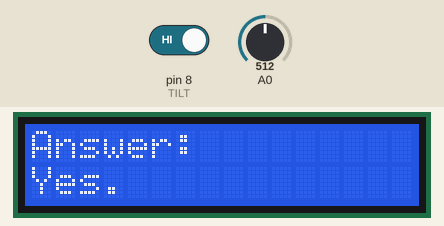
This sketch was run on a simulated Arduino Uno, built with avr-gcc and run on an emulated ATmega328P. Parts: 16×2 character LCD. Inputs (shaded band) come from the test bench; at power-on: A0 = 512, pin 8 (TILT) HIGH. Random numbers use the default seed unless the sketch sets one; what the sketch prints to the serial monitor is not drawn.

Above: at 1.3 s.
1.4 s: A0 set to 0
At 6.3 s:
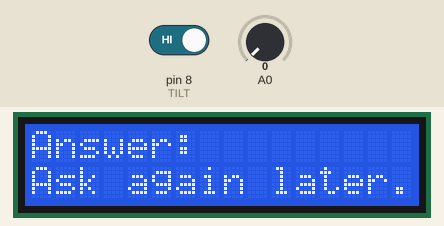
12.8 s: pin 8 (TILT) driven LOW
At 16.9 s:
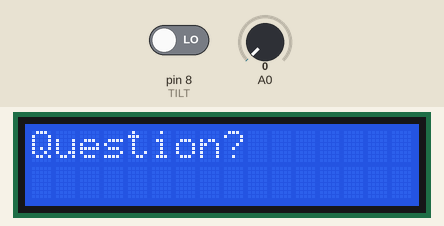
19.3 s: pin 8 (TILT) driven HIGH
At 20.6 s:
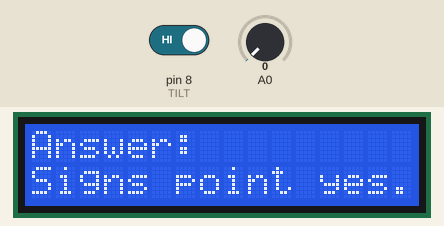
30.8 s: A0 set to 122
At 36.6 s:
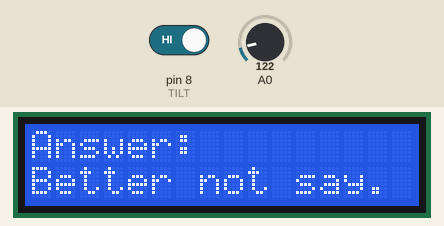
37.5 s: A0 set to 306
At 42.4 s:
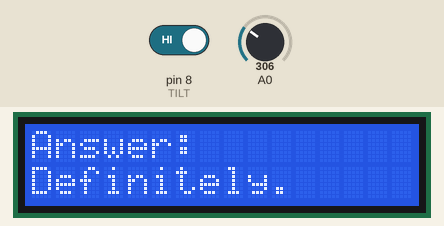
44.0 s: A0 set to 511
At 48.1 s:
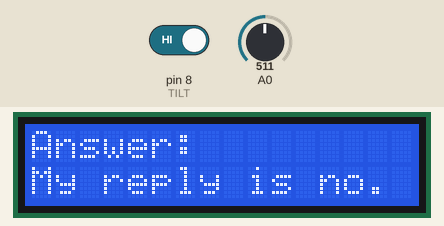
Timing chart, 0 to 49.6 s (numbered marks = the images above; inputs shaded):
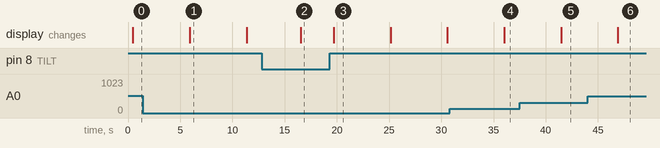

Measured:
- after the input at 1.4 s, the display: changes after 4.5 s (image 1)
- after the input at 19.3 s, the display: changes after 0.39 s (image 3)
- after the input at 37.5 s, the display: changes after 4.0 s (image 5)
- after the input at 44.0 s, the display: changes after 2.9 s (image 6)
- what the display in image 1 shows lasts 5.5 s, from 5.9 s to 11.4 s

The sketch:

open8ball.ino
```cpp
/*

  Magic 8 Ball for i2c LCD
  Requires 16x2 LCD + Tilt switch
  See BOM at https://open8ball.com/build

*/

// pins
#define TILT 8

// LiquidCrystal I2C
#include <Wire.h>
#include <LiquidCrystal_I2C.h>
LiquidCrystal_I2C lcd(0x27,16,2);

// Is the switch on/off
bool switchState = 0;

// Magic 8 Ball Responses
String responses[][2] = {
//......1234567890123456
  {"2","It is certain.  "},
  {"2","Decidedly so.   "},
  {"2","Without a doubt."},
  {"2","Definitely.     "},
  {"2","Rely on it.     "},
  {"2","As I see it, yes"},
  {"2","Most likely.    "},
  {"2","Outlook good.   "},
  {"2","Yes.            "},
  {"2","Signs point yes."},
  {"1","Reply hazy.     "},
  {"1","Ask again later."},
  {"1","Better not say. "},
  {"1","Cannot predict. "},
  {"1","Concentrate!    "},
  {"0","Dont count on it"},
  {"0","My reply is no. "},
  {"0","Sources say no. "},
  {"0","Outlook not good"},
  {"0","Very doubtful.  "}

};

void setup()
{

  Serial.begin(9600);

  // Activate the built-in pullup
  pinMode(TILT, INPUT_PULLUP);

  // set up the LCD's number of columns and rows:
  lcd.init();
  lcd.begin(16, 2);
  lcd.backlight();//To Power ON the back light

}

void loop()
{
  // read the state of the tilt switch value
  switchState = digitalRead(TILT);

  // if it is activated
  if (switchState == HIGH) {

    // output to serial
    Serial.println("TILT!!!");

    // Random choice
    randomSeed(analogRead(0));
    int pickedNum = random (0, 19);
    String selectedPositivity = responses[pickedNum][0];
    String selectedResponse = responses[pickedNum][1];

    // Delay a bit before outputting answer
    delay(300);

    // Output ready
    lcd.setCursor(0, 0);
    lcd.print("Answer:                        ");

    // set the cursor to column 0, line 1
    lcd.setCursor(0, 1);
    lcd.print(selectedResponse);
    delay(5000);

  } else {

    // Reset

    lcd.setCursor(0, 0);
    lcd.print("Question?                       ");

    Serial.println("\n");
    lcd.setCursor(0, 1);
    lcd.print("                                ");
  }

  // Delay to prevent false positives
  delay(100);

}
```
